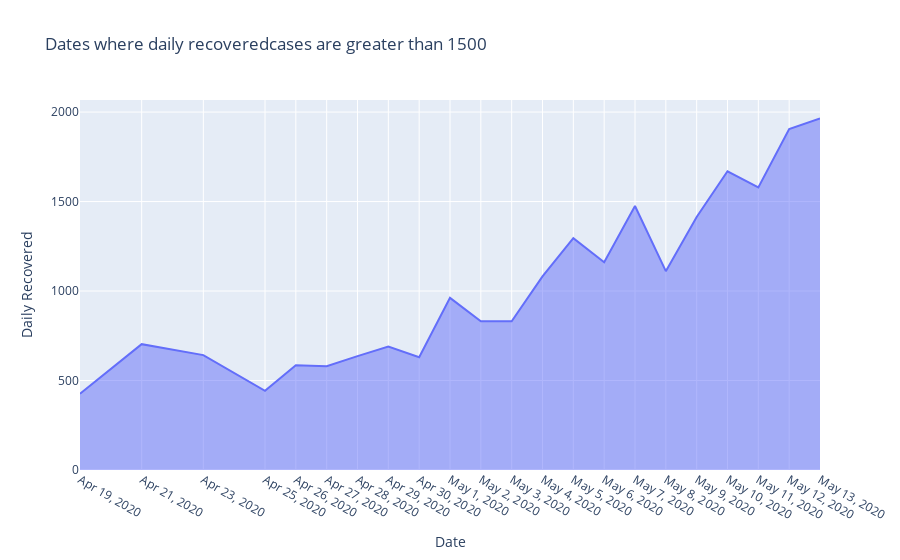

Notebook code cell kept with this figure:
### Markdown cell above
# Q2. Get the dates where daily recovered cases are greater than 1500.

### Code cell
fig = px.area(temp, x='Date', y="Daily Recovered", title="Dates where daily recoveredcases are greater than 1500")
fig.update_layout(
    xaxis = dict(
        tickmode = 'array',
        tickvals = list(temp["Date"]),
    )
)
fig.show()

### Figure 1 — Plotly figure (JSON) as saved in the notebook; plotly's stock layout.template omitted (floating-point values rounded to 4 significant figures)
{"data": [{"fillpattern": {"shape": ""}, "hovertemplate": "Date=%{x}<br>Daily Recovered=%{y}<extra></extra>", "legendgroup": "", "line": {"color": "#636efa"}, "marker": {"symbol": "circle"}, "mode": "lines", "name": "", "orientation": "v", "showlegend": false, "stackgroup": "1", "type": "scatter", "x": ["2020-04-19T00:00:00", "2020-04-21T00:00:00", "2020-04-23T00:00:00", "2020-04-25T00:00:00", "2020-04-26T00:00:00", "2020-04-27T00:00:00", "2020-04-28T00:00:00", "2020-04-29T00:00:00", "2020-04-30T00:00:00", "2020-05-01T00:00:00", "2020-05-02T00:00:00", "2020-05-03T00:00:00", "2020-05-04T00:00:00", "2020-05-05T00:00:00", "2020-05-06T00:00:00", "2020-05-07T00:00:00", "2020-05-08T00:00:00", "2020-05-09T00:00:00", "2020-05-10T00:00:00", "2020-05-11T00:00:00", "2020-05-12T00:00:00", "2020-05-13T00:00:00"], "xaxis": "x", "y": [426, 703, 642, 442, 585, 580, 636, 690, 630, 962, 831, 831, 1082, 1295, 1161, 1475, 1111, 1414, 1669, 1579, 1905, 1964], "yaxis": "y"}], "layout": {"legend": {"tracegroupgap": 0}, "title": {"text": "Dates where daily recoveredcases are greater than 1500"}, "xaxis": {"anchor": "y", "domain": [0, 1], "tickmode": "array", "tickvals": ["2020-04-19T00:00:00", "2020-04-21T00:00:00", "2020-04-23T00:00:00", "2020-04-25T00:00:00", "2020-04-26T00:00:00", "2020-04-27T00:00:00", "2020-04-28T00:00:00", "2020-04-29T00:00:00", "2020-04-30T00:00:00", "2020-05-01T00:00:00", "2020-05-02T00:00:00", "2020-05-03T00:00:00", "2020-05-04T00:00:00", "2020-05-05T00:00:00", "2020-05-06T00:00:00", "2020-05-07T00:00:00", "2020-05-08T00:00:00", "2020-05-09T00:00:00", "2020-05-10T00:00:00", "2020-05-11T00:00:00", "2020-05-12T00:00:00", "2020-05-13T00:00:00"], "title": {"text": "Date"}}, "yaxis": {"anchor": "x", "domain": [0, 1], "title": {"text": "Daily Recovered"}}}}
